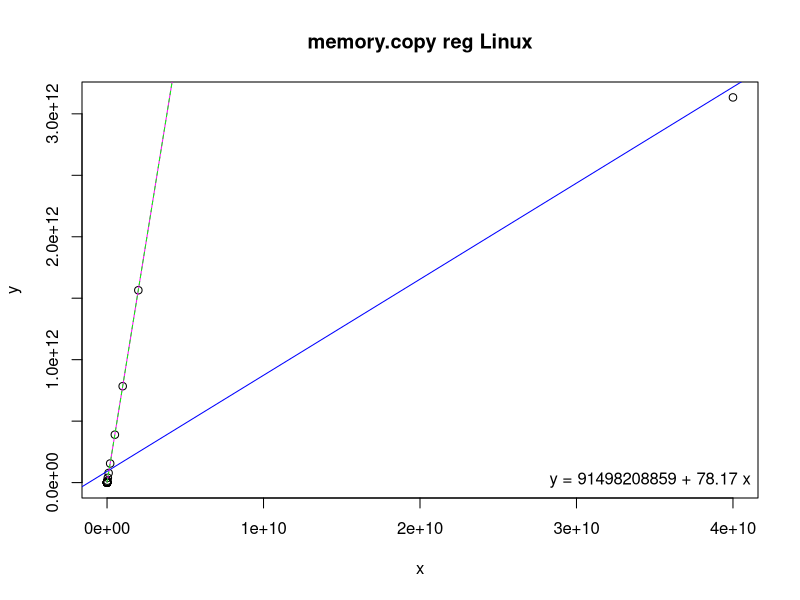
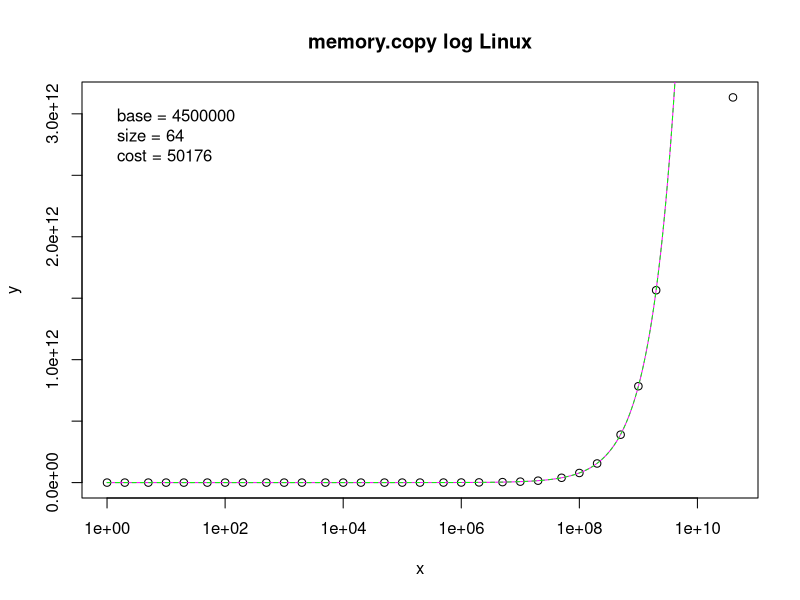

Here is the R script that generated these plots, in order:
# Input data
x <- c(1,2,5,10,20,50,100,200,500,1000,2000,5000,10000,20000,50000,100000,200000,500000,1000000,2000000,5000000,10000000,20000000,50000000,100000000,200000000,500000000,1000000000,2000000000,40000000000)
y <- c(4433500,4447900,4448700,4442500,4452100,4558100,4570700,4581700,4591600,4614000,4623800,7936800,11177000,17512000,43075000,80194000,156880000,386500000,765290000,1528700000,3840800000,7702000000,15617000000,39220000000,78225000000,155420000000,389660000000,784200000000,1565000000000,3133700000000)

# Linear regression
model <- lm(y ~ x)
coefs <- coef(model)

# Print regression coefficients
print(coefs)

# Estimating linear function
a <- 784.0
b <- 4500000.0
fl <- function(x) {
  a*x + b
}

# Estimated linear values
xl <- seq(1, 40000000000, by = 10000)
yl <- fl(xl)

# Estimating staircase function
base <- 4500000
size <- 64
cost <- 50176
fs <- function(x) {
  base + (((x + size - 1) / size) * cost)
}

# Estimated staircase values
xs <- seq(1, 40000000000, by = 10000)
ys <- fs(xs)

png("memory-copy-reg.png")
plot(x, y, main = "memory.copy reg Linux")
abline(model, col = "blue")
lines(xl, yl, col = "magenta")
lines(xs, ys, col = "green", lty = 2)
legend("bottomright", legend = sprintf("y = %.0f + %.2f x", coefs[1], coefs[2]), bty = "n")

png("memory-copy-log.png")
plot(x, y, log = "x", main = "memory.copy log Linux")
lines(xl, yl, col = "magenta")
lines(xs, ys, col = "green", lty = 2)
legend("topleft", legend = sprintf(" base = %i\n size = %i\n cost = %i", base, size, cost), bty = "n")
